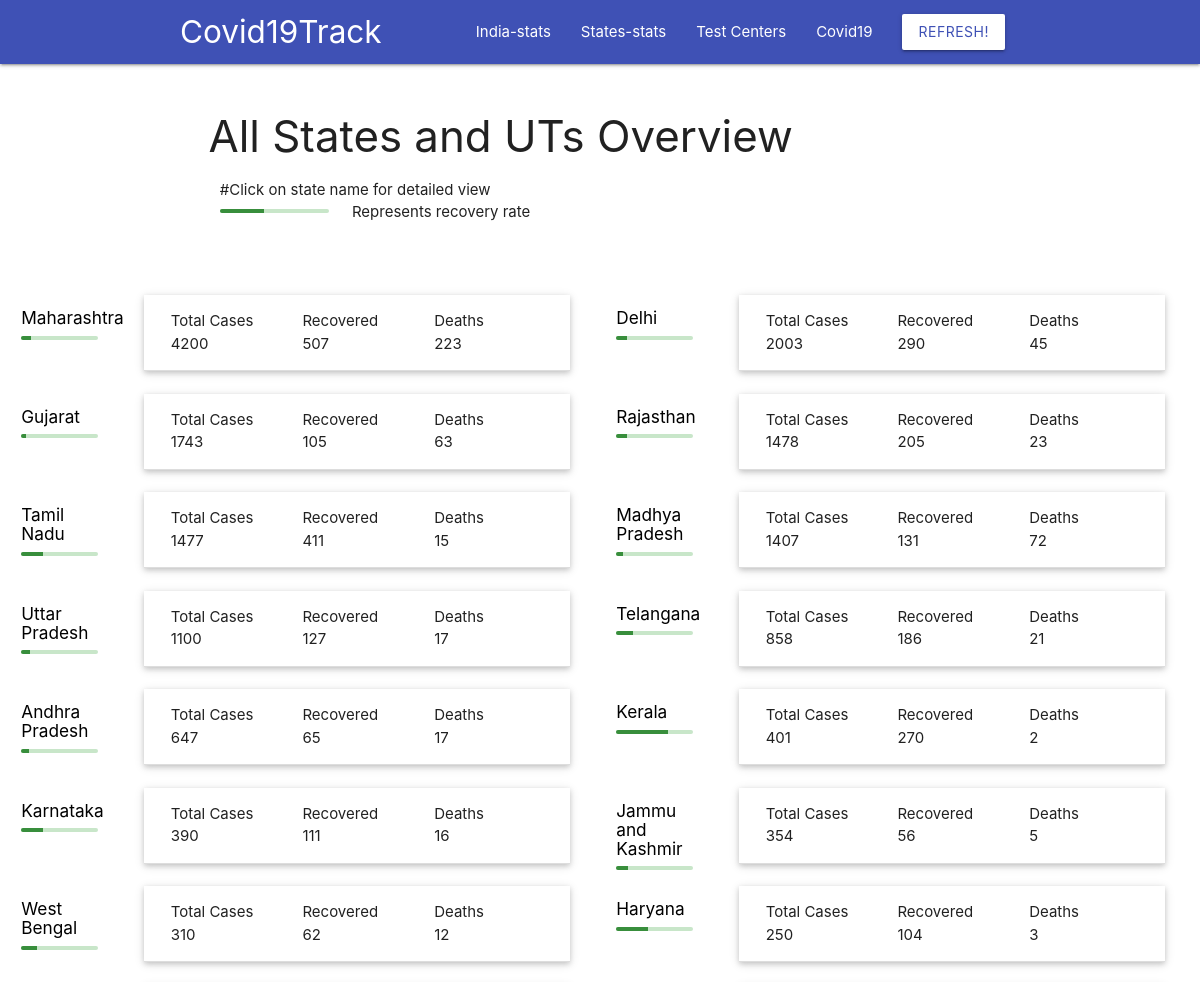
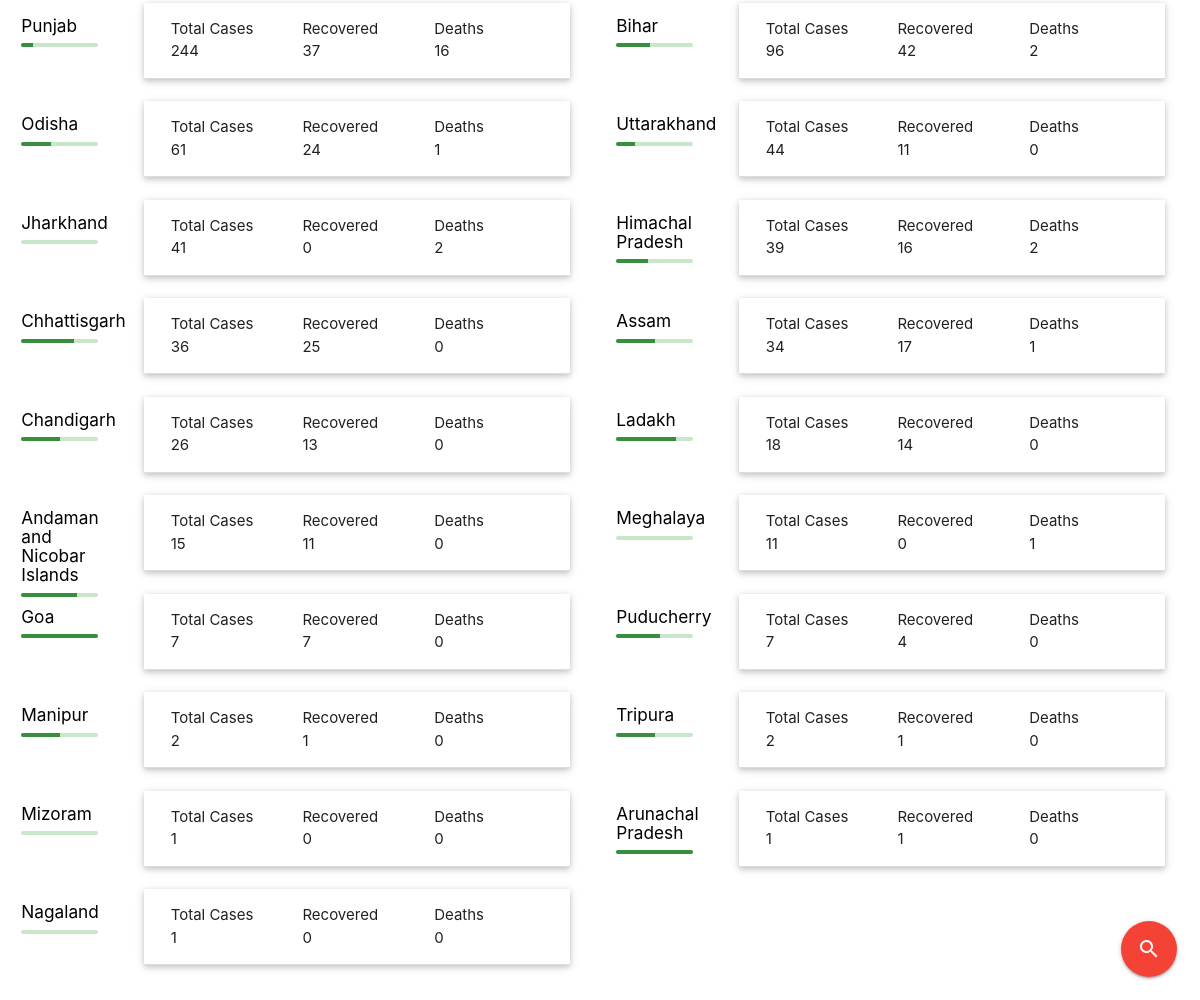
The app's page /india/state-table, older data (2 pictures, top to bottom).
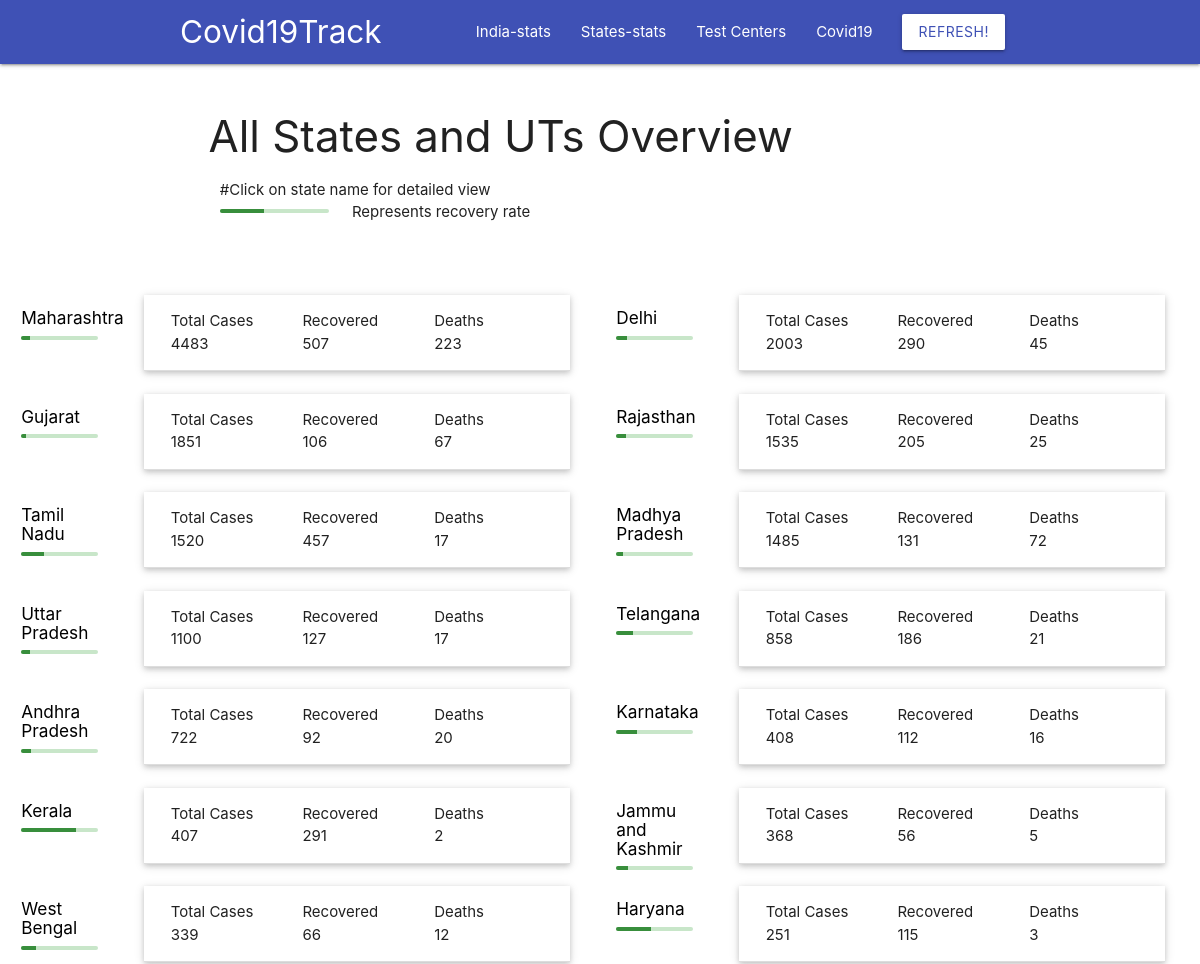
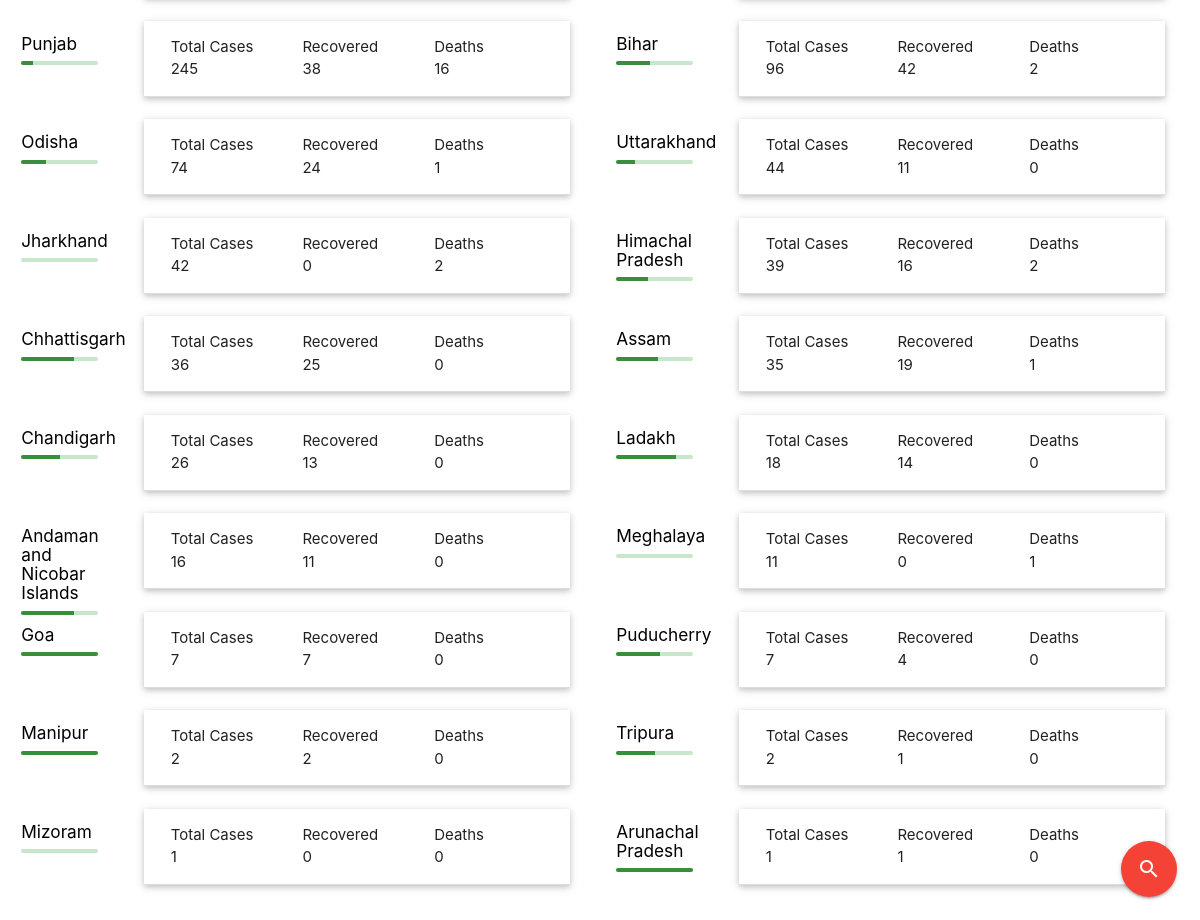
The same page, newer data (2 pictures, top to bottom).
### indiaRecords/models.py (models this page shows, shortened)
class State(models.Model):
    name = models.CharField(max_length=100, unique=True)
    statecode = models.CharField(max_length=10,unique=True)
    confirmed = models.IntegerField(default=0)
    deaths = models.IntegerField(default=0)
    recovered = models.IntegerField(default=0)
    active = models.IntegerField(default=0)
    deltaconfirmed= models.IntegerField(default=0)
    deltadeaths= models.IntegerField(default=0)
    deltarecovered= models.IntegerField(default=0)
    latitude = models.DecimalField(max_digits=5, decimal_places=2, default=0)
    longitude = models.DecimalField(max_digits=5, decimal_places=2, default=0)
    lastupdatetime = models.CharField(max_length=100)

### indiaRecords/views.py (the view, shortened to what this page needs)
# urls.py: path('india/state-table', iv.StateTable.as_view(),name='states_table'),
class StateTable(View):
    mytemplate = 'states_table.html'
    unsupported = 'Unsupported operation'
    def get(self, request):
        states = State.objects.all().filter(confirmed__gte=1).order_by('-confirmed')
        statedata = {}
        for sta in states:
            distr = District.objects.all().filter(state=sta).order_by('-confirmed')
            statedata.update({sta:distr})
        context = {
            'statedata':statedata,
        }
        return render(request,self.mytemplate,context)

### indiaRecords/templates/states_table.html (shortened to what this page needs)
{% extends 'base.html' %}
{% load mathfilters %}
{% load static %}
{% block content %}
<div class="custom">
  <div class="container padding_down shadow">
    <div class="row">
      <h3> All States and UTs Overview </h3>
      <div class="col s12">
        #Click on state name for detailed view
      </div>
      <div class="col s4 l2 m3">
        <div class="progress green lighten-4">
            <div class="determinate green darken-2" style="width: 40%"> represent recovery rate</div>
        </div>
      </div>
      <div class="col s8 l10 m9">
        Represents recovery rate
      </div>
    </div>
  </div>
  <div class="container cuswidth">
  <div class="row">
    {% for state,districts in statedata.items %}
    <div class="col s2 m1 l1 cusrow">
      <div class="shadow text-center">
        <a class="black-text" href="{% url 'state_status' state.statecode %}">
            <h6>{{ state.name }}</h6>
        </a>
          <div class="progress green lighten-4">
              <div class="determinate green darken-2" style="width: {{ state.recovered|div:state.confirmed|mul:100|floatformat:2 }}%"></div>
          </div>
      </div>
    </div>
    <div class="col s10 m5 l5">
      <ul class="collapsible popout">
        <li>
          <div class="collapsible-header">
              <div class="col s4 m4 l4  padding_zero">
                Total Cases
                <div class="shadowblue">
                  {{ state.confirmed }}
                </div>
              </div>
              <div class="col s4 m4 l4 padding_zero">
                Recovered
                <div class="shadowgreen">
                  {{ state.recovered }}
                </div>
              </div>
              <div class="col s4 m4 l4 padding_zero">
                Deaths
                <div class="shadowred">
                  {{ state.deaths }}
                </div>
              </div>
          </div>
        </li>
      </ul>
    </div>
    {% endfor %}
    </div>
  </div>
</div>
{% endblock %}

Row changes from the older to the newer data that the page shows:
no longer on this page (row edited): State: name "Nagaland", confirmed "1", recovered "0", deaths "0"
changed State "Maharashtra": confirmed "4200" → "4483"
changed State "Gujarat": confirmed "1743" → "1851"; recovered "105" → "106"; deaths "63" → "67"
changed State "Rajasthan": confirmed "1478" → "1535"; deaths "23" → "25"
changed State "Tamil Nadu": confirmed "1477" → "1520"; recovered "411" → "457"; deaths "15" → "17"
changed State "Madhya Pradesh": confirmed "1407" → "1485"
changed State "Andhra Pradesh": confirmed "647" → "722"; recovered "65" → "92"; deaths "17" → "20"
changed State "Karnataka": confirmed "390" → "408"; recovered "111" → "112"; moves up the list
changed State "Kerala": confirmed "401" → "407"; recovered "270" → "291"
changed State "Jammu and Kashmir": confirmed "354" → "368"
changed State "West Bengal": confirmed "310" → "339"; recovered "62" → "66"
changed State "Haryana": confirmed "250" → "251"; recovered "104" → "115"
changed State "Punjab": confirmed "244" → "245"; recovered "37" → "38"
changed State "Odisha": confirmed "61" → "74"
changed State "Jharkhand": confirmed "41" → "42"
changed State "Assam": confirmed "34" → "35"; recovered "17" → "19"
changed State "Andaman and Nicobar Islands": confirmed "15" → "16"
changed State "Manipur": recovered "1" → "2"
